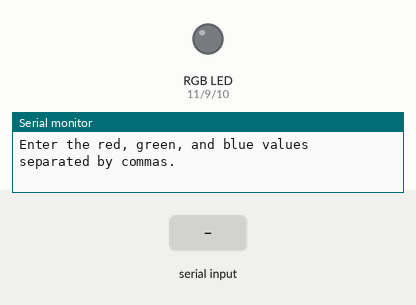
The sketch below on a simulated Arduino Uno, built with avr-gcc and run on an emulated ATmega328P. Shown: an RGB LED mixed from three pins (HIGH = lit), the last lines printed to the serial monitor. Inputs (shaded band) come from the test bench.

Above: at 1.2 s.
1.3 s: "90,45,200\n" received over Serial
At 4.0 s:
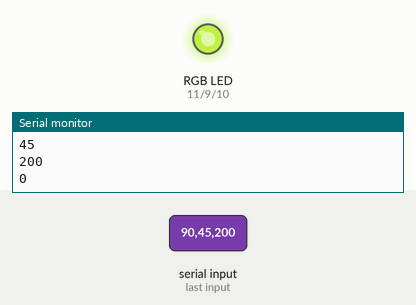
4.3 s: "30,150,10\n" received over Serial
At 6.1 s:
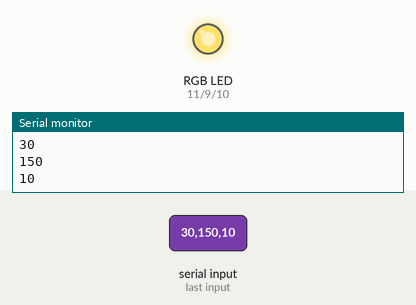
6.8 s: "1,90\n" received over Serial
At 9.0 s:
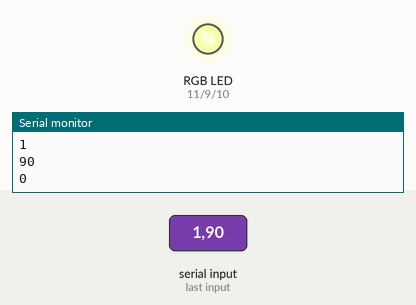
9.3 s: "5\n" received over Serial
At 11.8 s:
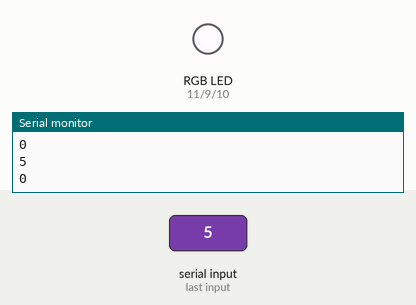
12.3 s: "90,45\n" received over Serial
At 15.2 s:
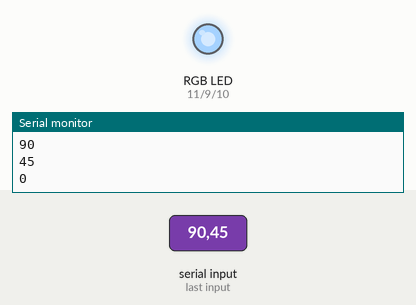
15.3 s: "30,150\n" received over Serial
At 19.0 s:
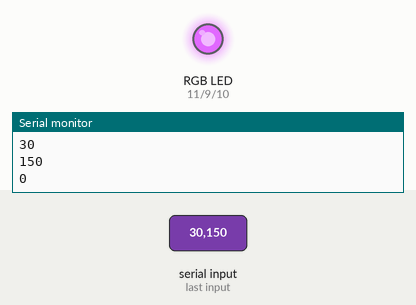
Timing chart, 0 to 19.3 s (numbered marks = the images above; inputs shaded):
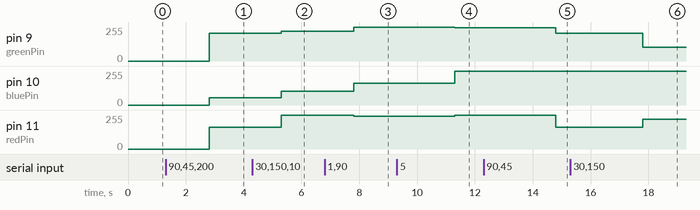

Measured:
- after the input at 1.3 s, pin 9 (greenPin): 0/255 → 210/255 after 1.5 s; pin 10 (bluePin): 0/255 → 55/255 after 1.5 s; pin 11 (redPin): 0/255 → 165/255 after 1.5 s
- after the input at 4.3 s, pin 9 (greenPin): 210/255 → 225/255 after 1.0 s; pin 10 (bluePin): 55/255 → 105/255 after 1.0 s; pin 11 (redPin): 165/255 → 255/255 after 1.0 s
- after the input at 6.8 s, pin 9 (greenPin): 225/255 → 254/255 after 1.0 s; pin 10 (bluePin): 105/255 → 165/255 after 1.0 s; pin 11 (redPin): 255/255 → 245/255 after 1.0 s instead of 2.0 s
- after the input at 9.3 s, pin 9 (greenPin): 254/255 → 250/255 after 2.0 s; pin 10 (bluePin): 165/255 → 255/255 after 2.0 s; pin 11 (redPin): 245/255 → 255/255 after 2.0 s
- after the input at 12.3 s, pin 9 (greenPin): 250/255 → 210/255 after 2.5 s; pin 11 (redPin): 255/255 → 165/255 after 2.5 s
- after the input at 15.3 s, pin 9 (greenPin): 210/255 → 105/255 after 2.5 s; pin 11 (redPin): 165/255 → 225/255 after 2.5 s

The sketch:

rgb_changesColor.ino
```cpp
#include <SoftwareSerial.h>

SoftwareSerial bt(6, 5);

// pins for the LEDs:
const int redPin = 11;
const int greenPin = 9;
const int bluePin = 10;

int isRed;
int isGreen;
int isBlue;

void setup() {

  // initialize serial:
  Serial.begin(9600);

  //Prompt for user input
  Serial.println("Enter the red, green, and blue values separated by commas.");

  // make the pins outputs:
  pinMode(redPin, OUTPUT);
  pinMode(greenPin, OUTPUT);
  pinMode(bluePin, OUTPUT);

}//end setup

void loop() {

  //prompt user for input
  while(Serial.available() > 0){

    isRed = Serial.parseInt();
    Serial.println(isRed);  //sanity test
    delay(500);
    isGreen = Serial.parseInt();
    Serial.println(isGreen);  //sanity test
    delay(500);
    isBlue = Serial.parseInt();
    Serial.println(isBlue);  //sanity test
    delay(500);

    //check if user inputs a newline
    //if(Serial.read() == '\n'){

      //sanity test
      Serial.println("I received: ");
      Serial.println(isRed);
      Serial.println(isGreen);
      Serial.println(isBlue);

      // fade the red, green, and blue legs of the LED:
      int red = isRed;
      int blue = isBlue;
      int green = isGreen;

      color(red, green, blue);

    //}
  }

}//end loop

//generates colors based on input
void color (unsigned char r, unsigned char g, unsigned char b)
{
  analogWrite(redPin, 255-r);
  analogWrite(greenPin, 255-g);
  analogWrite(bluePin, 255-b);
}
```
